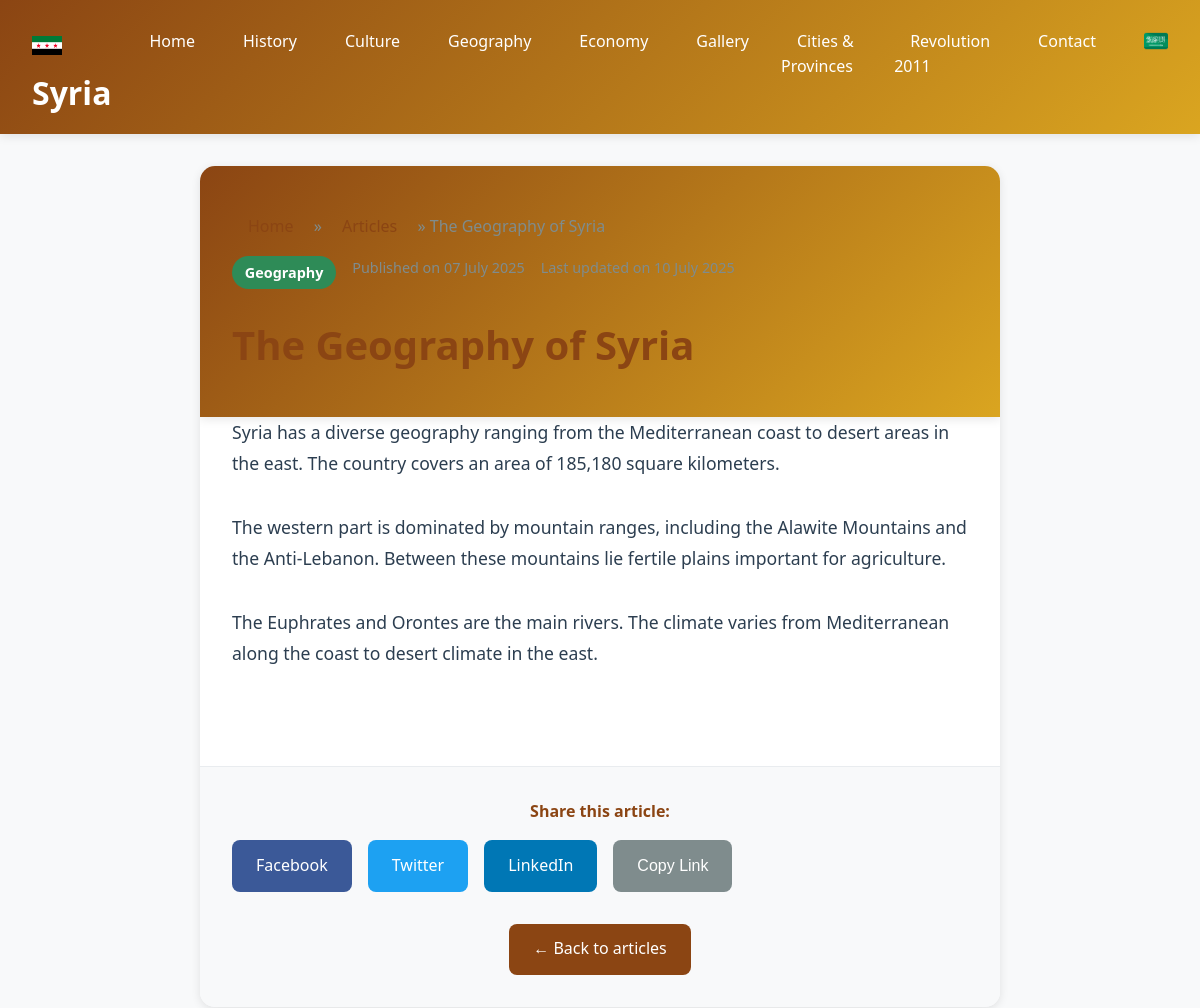
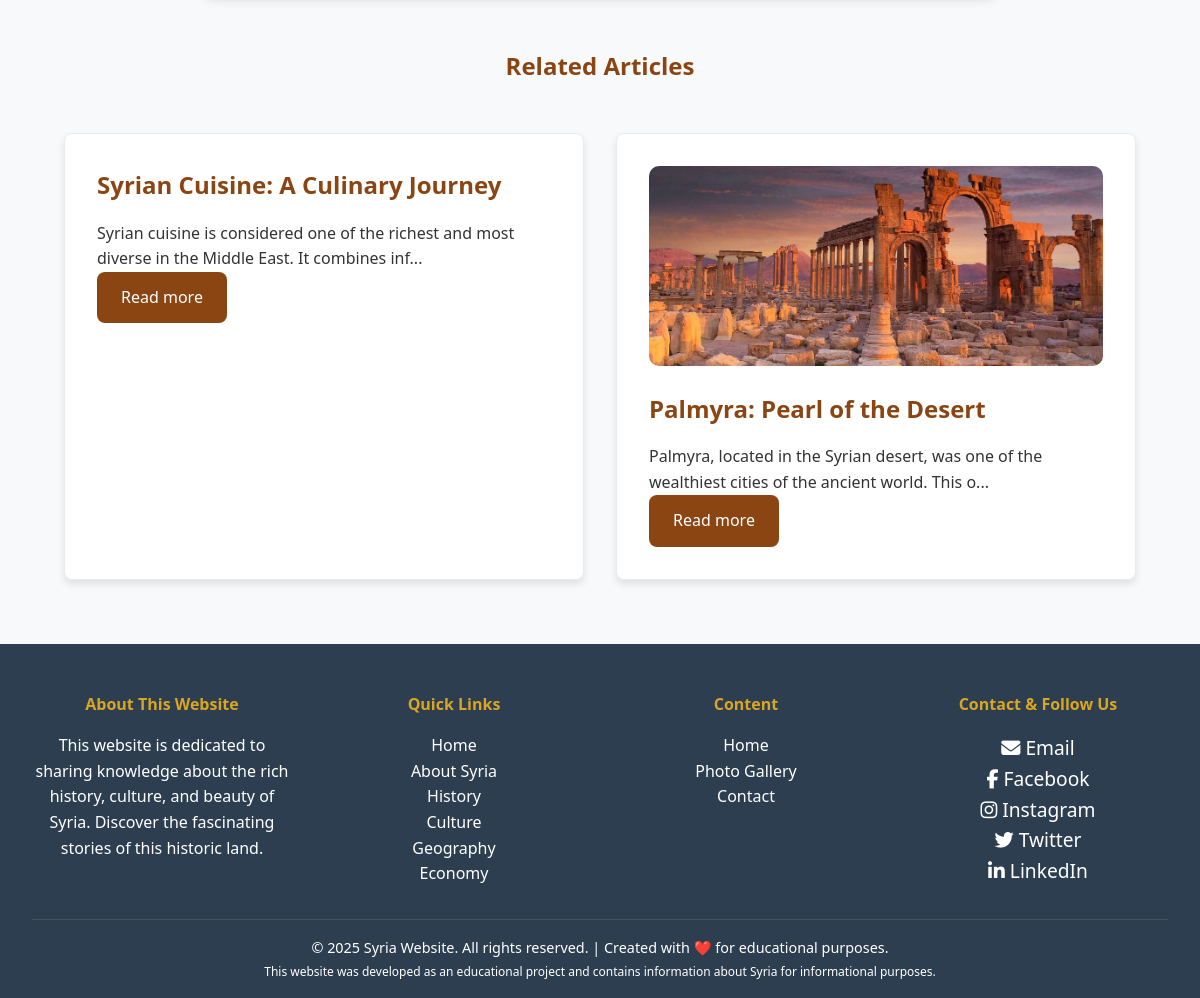
The app's page /syrie_website/article.php?id=4 with its own data (2 pictures, top to bottom).
### tables this page shows
CREATE TABLE `articles` (
  `article_id` int(11) NOT NULL AUTO_INCREMENT,
  `category_id` int(11) NOT NULL,
  `title` varchar(255) NOT NULL,
  `content` longtext NOT NULL,
  `image_url` varchar(255) DEFAULT NULL,
  `created_at` datetime DEFAULT current_timestamp(),
  `updated_at` datetime DEFAULT current_timestamp() ON UPDATE current_timestamp(),
  PRIMARY KEY (`article_id`),
  KEY `category_id` (`category_id`),
  CONSTRAINT `articles_ibfk_1` FOREIGN KEY (`category_id`) REFERENCES `categories` (`category_id`) ON DELETE CASCADE
);

CREATE TABLE `categories` (
  `category_id` int(11) NOT NULL AUTO_INCREMENT,
  `category_name` varchar(255) NOT NULL,
  `description` text DEFAULT NULL,
  PRIMARY KEY (`category_id`),
  UNIQUE KEY `category_name` (`category_name`)
);

### syrie_website/includes/functions.php (called while the page is built, shortened)
<?php
require_once 'config.php';
function getRecentArticles($limit = 5) {
    global $pdo;
    try {
        $stmt = $pdo->prepare("
            SELECT a.*, c.category_name
            FROM articles a
            LEFT JOIN categories c ON a.category_id = c.category_id
            ORDER BY a.created_at DESC
            LIMIT :limit
        ");
        $stmt->bindValue(':limit', $limit, PDO::PARAM_INT);
        $stmt->execute();
        return $stmt->fetchAll();
    } catch(PDOException $e) {
        error_log("Error fetching recent articles: " . $e->getMessage());
        return [];
    }
}
function getArticleById($id) {
    global $pdo;
    try {
        $stmt = $pdo->prepare("
            SELECT a.*, c.category_name
            FROM articles a
            LEFT JOIN categories c ON a.category_id = c.category_id
            WHERE a.article_id = :id
        ");
        $stmt->bindValue(':id', $id, PDO::PARAM_INT);
        $stmt->execute();
        return $stmt->fetch();
    } catch(PDOException $e) {
        error_log("Error fetching article: " . $e->getMessage());
        return false;
    }
}
?>

### syrie_website/article.php (the view, shortened to what this page needs)
<?php
require_once 'includes/config.php';
require_once 'includes/functions.php';
$article_id = isset($_GET['id']) ? intval($_GET['id']) : 0;
$article = getArticleById($article_id);
$related_articles = getRecentArticles(3);
?>
<!DOCTYPE html>
<html lang="en">
<head>
    <link rel="stylesheet" href="css/style.css">
</head>
<body>
    <?php include 'includes/header.php'; ?>
    <main>
        <article class="article-content">
            <header class="article-header">
                <div class="article-meta">
                    <nav class="breadcrumb">
                        <a href="index.php">Home</a> &raquo;
                        <a href="articles.php">Articles</a> &raquo;
                        <span><?php echo htmlspecialchars($article['title']); ?></span>
                    </nav>
                    <div class="article-info">
                        <span class="category"><?php echo htmlspecialchars($article['category_name']); ?></span>
                        <span class="date">Published on <?php echo date('d F Y', strtotime($article['created_at'])); ?></span>
                        <?php if ($article['updated_at'] != $article['created_at']): ?>
                        <span class="updated">Last updated on <?php echo date('d F Y', strtotime($article['updated_at'])); ?></span>
                        <?php endif; ?>
                    </div>
                </div>
                <h1><?php echo htmlspecialchars($article['title']); ?></h1>
            </header>
            <div class="article-body">
                <?php echo nl2br(htmlspecialchars($article['content'])); ?>
            </div>
            <footer class="article-footer">
                <div class="share-buttons">
                    <h4>Share this article:</h4>
                    <div class="social-share">
                        <a href="https://www.facebook.com/sharer/sharer.php?u=<?php echo urlencode(SITE_URL . '/article.php?id=' . $article_id); ?>" target="_blank" class="btn btn-facebook">Facebook</a>
                        <a href="https://twitter.com/intent/tweet?url=<?php echo urlencode(SITE_URL . '/article.php?id=' . $article_id); ?>&text=<?php echo urlencode($article['title']); ?>" target="_blank" class="btn btn-twitter">Twitter</a>
                        <a href="https://www.linkedin.com/sharing/share-offsite/?url=<?php echo urlencode(SITE_URL . '/article.php?id=' . $article_id); ?>" target="_blank" class="btn btn-linkedin">LinkedIn</a>
                        <button onclick="copyToClipboard()" class="btn btn-copy">Copy Link</button>
                    </div>
                </div>
                <div class="article-navigation">
                    <a href="articles.php" class="btn">← Back to articles</a>
                </div>
            </footer>
        </article>
        <?php if (!empty($related_articles)): ?>
        <section class="related-articles">
            <h2>Related Articles</h2>
            <div class="grid grid-3">
                <?php foreach ($related_articles as $related): ?>
                    <?php if ($related['article_id'] != $article_id): ?>
                    <article class="card">
                        <?php if ($related['image_url']): ?>
                        <img src="<?php echo htmlspecialchars($related['image_url']); ?>" alt="<?php echo htmlspecialchars($related['title']); ?>" loading="lazy">
                        <?php endif; ?>
                        <h3><?php echo htmlspecialchars($related['title']); ?></h3>
                        <p><?php echo htmlspecialchars(substr(strip_tags($related['content']), 0, 100)) . '...'; ?></p>
                        <a href="article.php?id=<?php echo $related['article_id']; ?>" class="btn">Read more</a>
                    </article>
                    <?php endif; ?>
                <?php endforeach; ?>
            </div>
        </section>
        <?php endif; ?>
    </main>
    <?php include 'includes/footer.php'; ?>
</body>
</html>

### syrie_website/css/style.css (style rules this page uses)
* { margin: 0; padding: 0; box-sizing: border-box; }
body { font-family: 'Segoe UI', Tahoma, Geneva, Verdana, sans-serif; line-height: 1.6; color: #333; background-color: #f8f9fa; }
:root { --primary-color: #8B4513; --secondary-color: #DAA520; --accent-color: #2E8B57; --text-dark: #2c3e50; --text-light: #7f8c8d; --white: #ffffff; --light-gray: #f8f9fa; --border-color: #e9ecef; --shadow: 0 2px 10px rgba(0,0,0,0.1); }
header { background: linear-gradient(135deg, var(--primary-color), var(--secondary-color)); color: var(--white); padding: 1rem 0; box-shadow: var(--shadow); position: sticky; top: 0; z-index: 1000; }
nav a { color: var(--white); text-decoration: none; font-weight: 500; padding: 0.5rem 1rem; border-radius: 5px; transition: all 0.3s ease; position: relative; }
nav a::after { content: ''; position: absolute; bottom: -5px; left: 50%; width: 0; height: 2px; background-color: var(--white); transition: all 0.3s ease; transform: translateX(-50%); }
main { max-width: 1200px; margin: 2rem auto; padding: 0 2rem; }
.grid { display: grid; gap: 2rem; margin: 3rem 0; }
.grid-3 { grid-template-columns: repeat(auto-fit, minmax(250px, 1fr)); }
.card { background: var(--white); border-radius: 15px; padding: 2rem; box-shadow: var(--shadow); transition: all 0.3s ease; border: 1px solid var(--border-color); }
.card h3 { color: var(--primary-color); margin-bottom: 1rem; font-size: 1.5rem; }
.card img { width: 100%; height: 200px; object-fit: cover; border-radius: 10px; margin-bottom: 1rem; }
.btn { display: inline-block; padding: 0.8rem 1.5rem; background-color: var(--primary-color); color: var(--white); text-decoration: none; border-radius: 8px; transition: all 0.3s ease; border: none; cursor: pointer; font-size: 1rem; }
footer { background-color: var(--text-dark); color: var(--white); text-align: center; padding: 3rem 2rem 1rem; margin-top: 4rem; }
.card { background: #fff; border-radius: 8px; box-shadow: 0 4px 8px rgba(0, 0, 0, 0.1); overflow: hidden; transition: transform 0.2s; }
.card img { width: 100%; height: 200px; object-fit: cover; }

### syrie_website/article.php (style rules this page uses)
.article-content { max-width: 800px; margin: 2rem auto; background: white; border-radius: 15px; overflow: hidden; box-shadow: var(--shadow); }
.article-meta { padding: 2rem 2rem 1rem; }
.breadcrumb { margin-bottom: 1rem; color: var(--text-light); }
.breadcrumb a { color: var(--primary-color); text-decoration: none; }
.article-info { display: flex; gap: 1rem; flex-wrap: wrap; margin-bottom: 1rem; }
.category { background: var(--accent-color); color: white; padding: 0.3rem 0.8rem; border-radius: 20px; font-size: 0.9rem; font-weight: bold; }
.date, .updated { color: var(--text-light); font-size: 0.9rem; }
.article-content h1 { padding: 0 2rem; margin-bottom: 2rem; color: var(--primary-color); font-size: 2.5rem; line-height: 1.2; }
.article-body { padding: 0 2rem 2rem; font-size: 1.1rem; line-height: 1.8; color: var(--text-dark); }
.article-footer { padding: 2rem; border-top: 1px solid var(--border-color); background: var(--light-gray); }
.share-buttons h4 { margin-bottom: 1rem; color: var(--primary-color); }
.social-share { display: flex; gap: 1rem; flex-wrap: wrap; margin-bottom: 2rem; }
.btn-facebook { background: #3b5998; }
.btn-twitter { background: #1da1f2; }
.btn-linkedin { background: #0077b5; }
.btn-copy { background: var(--text-light); }
.related-articles { margin: 3rem auto; max-width: 1200px; padding: 0 2rem; }
.related-articles h2 { text-align: center; margin-bottom: 2rem; color: var(--primary-color); }

### records on screen
articles: title "The Geography of Syria", created_at "07 July 2025", content "Syria has a diverse geography ranging from the Mediterranean coast to desert areas in the east. The country covers an area of 185,180 square kilometers. The western part is dominated by mountain ranges, including the Alawite Mountains and the Anti-Lebanon. Between these mountains lie fertile plains important for agriculture. The Euphrates and Orontes are the main rivers. The climate varies from Mediterranean along the coast to desert climate in the east."
categories: category_name "Geography"
articles: title "Syrian Cuisine: A Culinary Journey", content "Syrian cuisine is considered one of the richest and most diverse in the Middle East. It combines inf"
articles: image_url (picture), title "Palmyra: Pearl of the Desert", content "Palmyra, located in the Syrian desert, was one of the wealthiest cities of the ancient world. This o"
